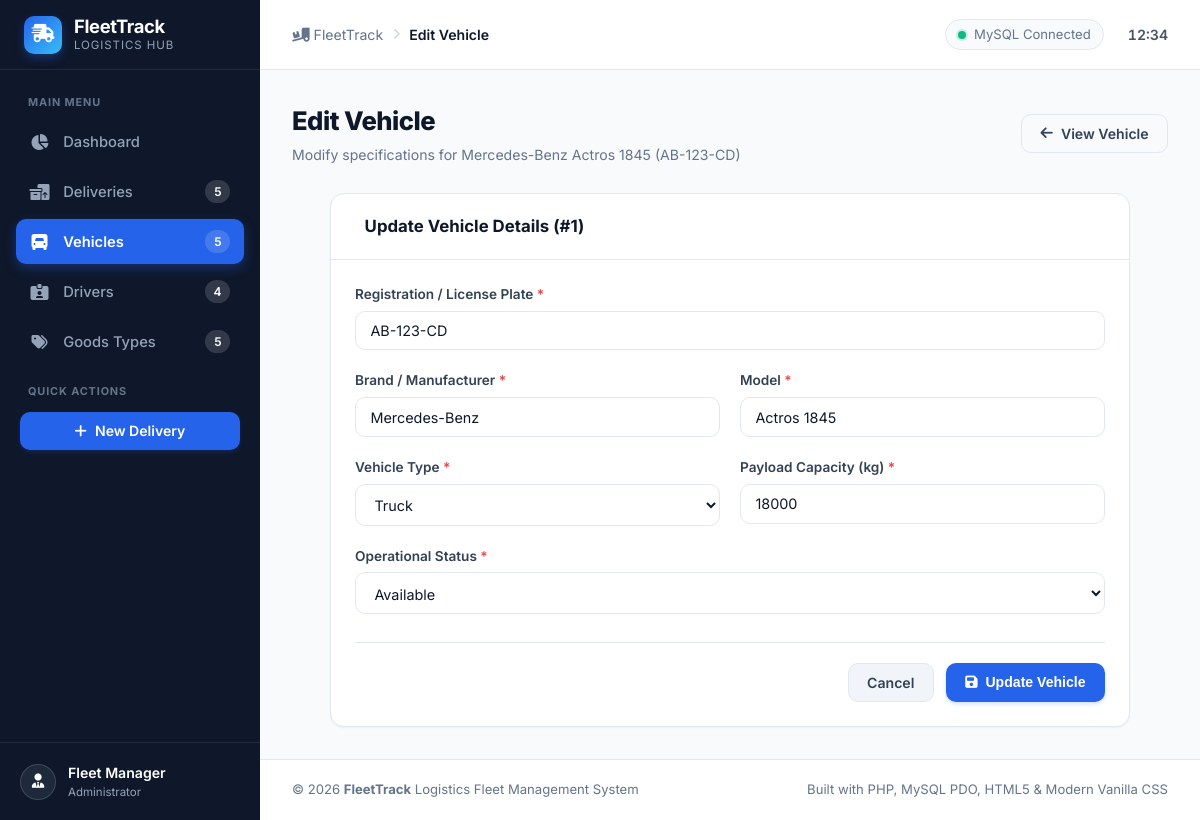
/vehicles/edit.php?id=1, run on the app's committed database.
### tables this page shows
CREATE TABLE `vehicle` (
    `id_vehicle` INT AUTO_INCREMENT PRIMARY KEY,
    `registration_number` VARCHAR(50) NOT NULL UNIQUE,
    `model` VARCHAR(100) NOT NULL,
    `brand` VARCHAR(100) NOT NULL,
    `vehicle_type` ENUM('Truck', 'Van', 'Pickup', 'Trailer', 'Semi-Trailer', 'Other') NOT NULL,
    `capacity` FLOAT NOT NULL,
    `status` ENUM('Available', 'On Trip', 'Maintenance', 'Out of Service') NOT NULL DEFAULT 'Available'
);

### includes/functions.php (called while the page is built, shortened)
<?php
function e(?string $value): string
{
    return htmlspecialchars((string)($value ?? ''), ENT_QUOTES, 'UTF-8');
}
function url(string $path = ''): string
{
    static $base = null;
    if ($base === null) {
        $scriptName = $_SERVER['SCRIPT_NAME'] ?? '';
        $scriptDir = str_replace('\\', '/', dirname($scriptName));
        $subdirs = ['/drivers', '/vehicles', '/deliveries', '/goods-types', '/config', '/includes'];
        $root = $scriptDir;
        foreach ($subdirs as $sub) {
            if (str_ends_with($root, $sub)) {
                $root = substr($root, 0, -strlen($sub));
                break;
            }
        }
        $base = rtrim($root, '/');
    }
    $cleanPath = ltrim($path, '/');
    return ($base === '' ? '' : $base) . '/' . $cleanPath;
}

### vehicles/edit.php (the view, shortened to what this page needs)
<?php
require_once __DIR__ . '/../includes/functions.php';
$pdo = getDBConnection();
$id = filter_input(INPUT_GET, 'id', FILTER_VALIDATE_INT);
$stmt = $pdo->prepare("SELECT * FROM vehicle WHERE id_vehicle = ?");
$stmt->execute([$id]);
$vehicle = $stmt->fetch();
$vehicleTypes = ['Truck', 'Van', 'Pickup', 'Trailer', 'Semi-Trailer', 'Other'];
$vehicleStatuses = ['Available', 'On Trip', 'Maintenance', 'Out of Service'];
$errors = [];
$formData = [
    'registration_number' => $vehicle['registration_number'],
    'brand'               => $vehicle['brand'],
    'model'               => $vehicle['model'],
    'vehicle_type'        => $vehicle['vehicle_type'],
    'capacity'            => $vehicle['capacity'],
    'status'              => $vehicle['status'],
];
require_once __DIR__ . '/../includes/header.php';
?>
<div class="page-header">
    <div class="page-title-group">
        <h1>Edit Vehicle</h1>
        <p>Modify specifications for <?= e($vehicle['brand'] . ' ' . $vehicle['model']) ?> (<?= e($vehicle['registration_number']) ?>)</p>
    </div>
    <div class="page-actions">
        <a href="<?= url('vehicles/view.php?id=' . $id) ?>" class="btn btn-outline">
            <i class="fa-solid fa-arrow-left"></i> View Vehicle
        </a>
    </div>
</div>
<div class="card" style="max-width: 800px; margin: 0 auto;">
    <div class="card-header">
        <div class="card-title">
            <i class="fa-solid fa-truck-pen"></i> Update Vehicle Details (#<?= e($id) ?>)
        </div>
    </div>
    <div class="card-body">
        <form method="POST" action="<?= url('vehicles/edit.php?id=' . $id) ?>" novalidate>
            <div class="form-grid">
                <div class="form-group form-full">
                    <label class="form-label" for="registration_number">Registration / License Plate <span class="required">*</span></label>
                    <input type="text"
                           id="registration_number"
                           name="registration_number"
                           class="form-control <?= isset($errors['registration_number']) ? 'is-invalid' : '' ?>"
                           value="<?= e($formData['registration_number']) ?>"
                           required>
                </div>
                <div class="form-group">
                    <label class="form-label" for="brand">Brand / Manufacturer <span class="required">*</span></label>
                    <input type="text"
                           id="brand"
                           name="brand"
                           class="form-control <?= isset($errors['brand']) ? 'is-invalid' : '' ?>"
                           value="<?= e($formData['brand']) ?>"
                           required>
                </div>
                <div class="form-group">
                    <label class="form-label" for="model">Model <span class="required">*</span></label>
                    <input type="text"
                           id="model"
                           name="model"
                           class="form-control <?= isset($errors['model']) ? 'is-invalid' : '' ?>"
                           value="<?= e($formData['model']) ?>"
                           required>
                </div>
                <div class="form-group">
                    <label class="form-label" for="vehicle_type">Vehicle Type <span class="required">*</span></label>
                    <select id="vehicle_type" name="vehicle_type" class="form-select <?= isset($errors['vehicle_type']) ? 'is-invalid' : '' ?>" required>
                        <?php foreach ($vehicleTypes as $vt): ?>
                            <option value="<?= e($vt) ?>" <?= $formData['vehicle_type'] === $vt ? 'selected' : '' ?>>
                                <?= e($vt) ?>
                            </option>
                        <?php endforeach; ?>
                    </select>
                </div>
                <div class="form-group">
                    <label class="form-label" for="capacity">Payload Capacity (kg) <span class="required">*</span></label>
                    <input type="number"
                           step="any"
                           min="1"
                           id="capacity"
                           name="capacity"
                           class="form-control <?= isset($errors['capacity']) ? 'is-invalid' : '' ?>"
                           value="<?= e($formData['capacity']) ?>"
                           required>
                </div>
                <div class="form-group form-full">
                    <label class="form-label" for="status">Operational Status <span class="required">*</span></label>
                    <select id="status" name="status" class="form-select <?= isset($errors['status']) ? 'is-invalid' : '' ?>" required>
                        <?php foreach ($vehicleStatuses as $st): ?>
                            <option value="<?= e($st) ?>" <?= $formData['status'] === $st ? 'selected' : '' ?>>
                                <?= e($st) ?>
                            </option>
                        <?php endforeach; ?>
                    </select>
                </div>
            </div>
            <div class="form-actions">
                <a href="<?= url('vehicles/view.php?id=' . $id) ?>" class="btn btn-secondary">Cancel</a>
                <button type="submit" class="btn btn-primary">
                    <i class="fa-solid fa-floppy-disk"></i> Update Vehicle
                </button>
            </div>
        </form>
    </div>
</div>
<?php require_once __DIR__ . '/../includes/footer.php'; ?>

### assets/css/style.css (style rules this page uses)
:root { --primary: #2563eb; --primary-hover: #1d4ed8; --primary-light: #eff6ff; --primary-dark: #1e40af; --success: #10b981; --success-hover: #059669; --success-bg: #ecfdf5; --success-border: #a7f3d0; --warning: #f59e0b; --warning-hover: #d97706; --warning-bg: #fffbeb; --warning-border: #fde68a; --danger: #ef4444; --danger-hover: #dc2626; --danger-bg: #fef2f2; --danger-border: #fecaca; --info: #0284c7; --info-bg: #f0f9ff; --info-border: #bae6fd; --gray-50: #f8fafc; --gray-100: #f1f5f9; --gray-200: #e2e8f0; --gray-300: #cbd5e1; --gray-400: #94a3b8; --gray-500: #64748b; --gray-600: #475569; --gray-700: #334155; --gray-800: #1e293b; --gray-900: #0f172a; --bg-main: #f8fafc; --bg-surface: #ffffff; --text-main: #0f172a; --text-muted: #64748b; --border-color: #e2e8f0; --sidebar-bg: #0f172a; --sidebar-text: #94a3b8; --sidebar-text-active: #ffffff; --sidebar-hover: #1e293b; --sidebar-active-bg: #2563eb; --sidebar-width: 260px; --radius-sm: 6px; --radius-md: 10px; --radius-lg: 14px; --radius-xl: 20px; --radius-full: 9999px; --shadow-sm: 0 1px 2px 0 rgb(0 0 0 / 0.05); --shadow-md: 0 4px 6px -1px rgb(0 0 0 / 0.1), 0 2px 4px -2px rgb(0 0 0 / 0.1); --shadow-lg: 0 10px 15px -3px rgb(0 0 0 / 0.1), 0 4px 6px -4px rgb(0 0 0 / 0.1); --transition: all 0.2s cubic-bezier(0.4, 0, 0.2, 1); }
*, *::before, *::after { box-sizing: border-box; margin: 0; padding: 0; }
body { font-family: 'Inter', system-ui, -apple-system, BlinkMacSystemFont, 'Segoe UI', Roboto, Oxygen, Ubuntu, Cantarell, sans-serif; background-color: var(--bg-main); color: var(--text-main); line-height: 1.5; -webkit-font-smoothing: antialiased; -moz-osx-font-smoothing: grayscale; }
a { color: var(--primary); text-decoration: none; transition: var(--transition); }
.page-header { display: flex; align-items: center; justify-content: space-between; margin-bottom: 1.75rem; flex-wrap: wrap; gap: 1rem; }
.page-title-group h1 { font-size: 1.6rem; font-weight: 800; color: var(--text-main); letter-spacing: -0.02em; }
.page-title-group p { font-size: 0.88rem; color: var(--text-muted); margin-top: 0.2rem; }
.page-actions { display: flex; align-items: center; gap: 0.75rem; }
.btn { display: inline-flex; align-items: center; justify-content: center; gap: 0.5rem; font-size: 0.88rem; font-weight: 600; padding: 0.6rem 1.15rem; border-radius: var(--radius-md); border: 1px solid transparent; cursor: pointer; transition: var(--transition); text-decoration: none; line-height: 1.25; }
.btn-primary { background-color: var(--primary); color: #ffffff; box-shadow: 0 2px 4px rgba(37, 99, 235, 0.2); }
.btn-secondary { background-color: var(--gray-100); color: var(--gray-700); border-color: var(--gray-200); }
.btn-outline { background-color: transparent; color: var(--gray-700); border-color: var(--border-color); }
.card { background-color: var(--bg-surface); border-radius: var(--radius-lg); border: 1px solid var(--border-color); box-shadow: var(--shadow-sm); overflow: hidden; margin-bottom: 1.5rem; }
.card-header { padding: 1.25rem 1.5rem; border-bottom: 1px solid var(--border-color); display: flex; align-items: center; justify-content: space-between; flex-wrap: wrap; gap: 0.75rem; }
.card-title { font-size: 1.05rem; font-weight: 700; color: var(--text-main); display: flex; align-items: center; gap: 0.6rem; }
.card-body { padding: 1.5rem; }
.form-grid { display: grid; grid-template-columns: repeat(2, 1fr); gap: 1.25rem; }
.form-full { grid-column: span 2; }
.form-group { display: flex; flex-direction: column; gap: 0.4rem; }
.form-label { font-size: 0.85rem; font-weight: 600; color: var(--gray-700); }
.form-label .required { color: var(--danger); }
.form-control, .form-select, textarea.form-control { width: 100%; padding: 0.65rem 0.9rem; font-size: 0.9rem; font-family: inherit; color: var(--text-main); background-color: #ffffff; border: 1px solid var(--border-color); border-radius: var(--radius-md); transition: var(--transition); outline: none; }
.form-control::placeholder { color: var(--gray-400); }
.form-actions { display: flex; align-items: center; justify-content: flex-end; gap: 0.75rem; margin-top: 1.75rem; padding-top: 1.25rem; border-top: 1px solid var(--border-color); }

### data on the page
vehicle: brand+model "Mercedes-Benz Actros 1845", registration_number "AB-123-CD", brand "Mercedes-Benz", model "Actros 1845", capacity "18000"

### other printed values
$navCounts['deliveries'] "5"
$navCounts['vehicles'] "5"
$navCounts['drivers'] "4"
$navCounts['goods-types'] "5"
$pageTitle "Edit Vehicle"
$id "1"
form field vehicle_type "Truck"
form field status "Available"
